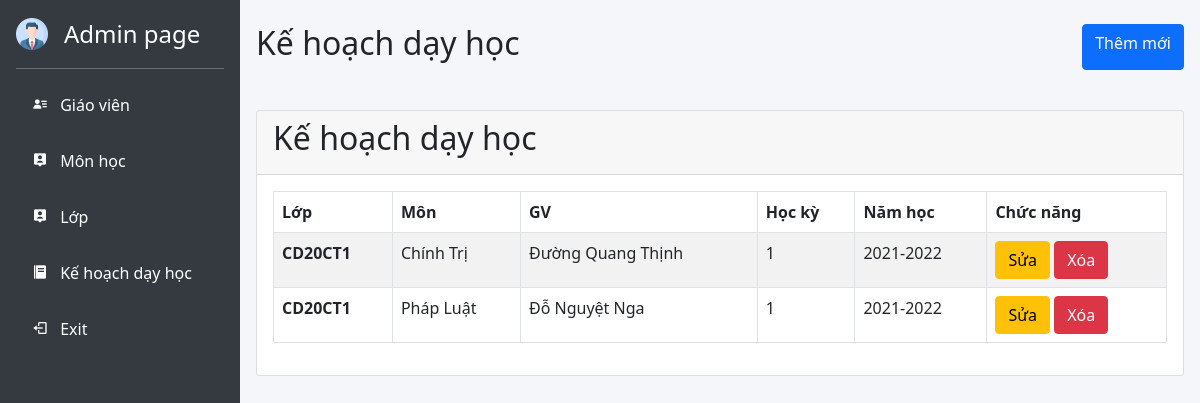
The page /Admin/index.php?controller=plan&action=show on the database its author committed.
### tables this page shows
CREATE TABLE IF NOT EXISTS `tblop` (
  `maLop` int(11) NOT NULL AUTO_INCREMENT,
  `tenLop` varchar(12) NOT NULL,
  `siSo` int(11) NOT NULL,
  PRIMARY KEY (`maLop`)
);

CREATE TABLE IF NOT EXISTS `tbmon` (
  `maMon` varchar(50) NOT NULL,
  `tenMon` text NOT NULL,
  PRIMARY KEY (`maMon`)
);

CREATE TABLE IF NOT EXISTS `tbgiaovien` (
  `maGV` int(11) NOT NULL AUTO_INCREMENT,
  `tenGV` varchar(100) NOT NULL,
  `user` varchar(100) NOT NULL,
  `password` varchar(150) NOT NULL,
  `role` tinyint(4) NOT NULL,
  PRIMARY KEY (`maGV`)
);

CREATE TABLE IF NOT EXISTS `tbhocky` (
  `id` int(11) NOT NULL AUTO_INCREMENT,
  `hocKy` tinyint(1) NOT NULL,
  PRIMARY KEY (`id`)
);

CREATE TABLE IF NOT EXISTS `tbnamhoc` (
  `id` int(11) NOT NULL AUTO_INCREMENT,
  `namHoc` varchar(9) NOT NULL,
  PRIMARY KEY (`id`)
);

### Admin/Model/connect.php (called while the page is built, shortened)
<?php
class connect{
    var $db = null;
	public function __construct()
	{
		$dsn = 'mysql:host=localhost;dbname=tracnghiemonline';
		$user = 'root';
		$pass = 'root';
		try {
			$this->db = new PDO($dsn, $user, $pass, array(PDO::MYSQL_ATTR_INIT_COMMAND => "SET NAMES utf8"));
		} catch (PDOexception $e) {
			echo $e->getMessage();
			echo "Khong thanh cong";
			exit();
		}
	}
	public function getList($select)
	{
		$results = $this->db->query($select);
		return $results;
	}
}

### Admin/Model/kehoach.php (called while the page is built, shortened)
<?php
class Kehoach{
    public function getList(){
        $db = new connect();
        $sql = "SELECT lop.maLop,lop.tenLop, mon.maMon,mon.tenMon, gv.tenGV, nam.id as idnamhoc, nam.namHoc, hk.id as idhocky,hk.hocKy, lop.maLop, mon.maMon FROM tbkehoachdayhoc AS kh INNER JOIN tblop AS lop ON kh.maLop = lop.maLop INNER JOIN tbmon AS mon ON kh.maMon = mon.maMon INNER JOIN tbgiaovien gv ON kh.maGV = gv.maGV INNER JOIN tbhocky as hk on hk.id = kh.idhocKy INNER JOIN tbnamhoc AS nam on kh.idnamHoc = nam.id";
        $r = $db->getList($sql);
        return $r;
    }
}

### Admin/View/plan/plan.php (the view)
<div class="row">
    <div class="col-12 p-3 mt-2 mb-2 ">
        <section class="d-flex justify-content-between">
            <h2 class="text-center">Kế hoạch dạy học</h2>
            <a class="btn btn-primary" href="./index.php?controller=plan&action=addBtn">Thêm mới</a>
        </section>
    </div>
</div>
<div class="row">
    <div class="col-ms-12 p-3">
        <div class="card">
            <div class="card-header">
                <h2>Kế hoạch dạy học</h2>
            </div>
            <div class="card-body">
                <table class="table table-striped table-hover table-bordered">
                    <thead>
                        <tr>
                            <th scope="col">Lớp</th>
                            <th scope="col">Môn</th>
                            <th scope="col">GV</th>
                            <th scope="col">Học kỳ</th>
                            <th scope="col">Năm học</th>
                            <th scope="col">Chức năng</th>
                        </tr>
                    </thead>
                    <tbody>
                        <?php
                            $kehoach= new Kehoach();
                            $r = $kehoach->getList();
                            while($set= $r->fetch()):
                        ?>
                        <tr>
                            <th scope="row"><?php echo $set['tenLop'] ?></th>
                            <td><?php echo $set['tenMon'] ?></td>
                            <td><?php echo $set['tenGV'] ?></td>
                            <td><?php echo $set['hocKy'] ?></td>
                            <td><?php echo $set['namHoc'] ?></td>
                            <td>
                                <a class="btn btn-warning" href="./index.php?controller=plan&action=editBtn&maLop=<?php echo $set['maLop'] ?>&maMon=<?php echo $set['maMon'] ?>&maHocky=<?php echo$set['idhocky'] ?>&manamhoc=<?php echo $set['idnamhoc']?>" role="button">Sửa</a>
                                <a class="btn btn-danger" href="./index.php?controller=plan&action=deleteBtn&maLop=<?php echo $set['maLop'] ?>&maMon=<?php echo $set['maMon'] ?>&maHocky=<?php echo$set['idhocky'] ?>&manamhoc=<?php echo $set['idnamhoc']?>" role="button">Xóa</a>
                            </td>
                        </tr>
                        <?php
                            endwhile;
                        ?>
                    </tbody>
                </table>
            </div>
        </div>
    </div>
</div>

### Admin/src/css/style.css (style rules this page uses)
body { margin: 0; padding: 0; box-sizing: border-box; width: 100%; min-height: 100vh; display: flex; }

### rows shown on the page
tblop: tenLop "CD20CT1", tbmon.tenMon "Chính Trị", tbgiaovien.tenGV "Đường Quang Thịnh", tbhocky.hocKy "1", tbnamhoc.namHoc "2021-2022", tbmon.tenMon "Pháp Luật", tbgiaovien.tenGV "Đỗ Nguyệt Nga"
